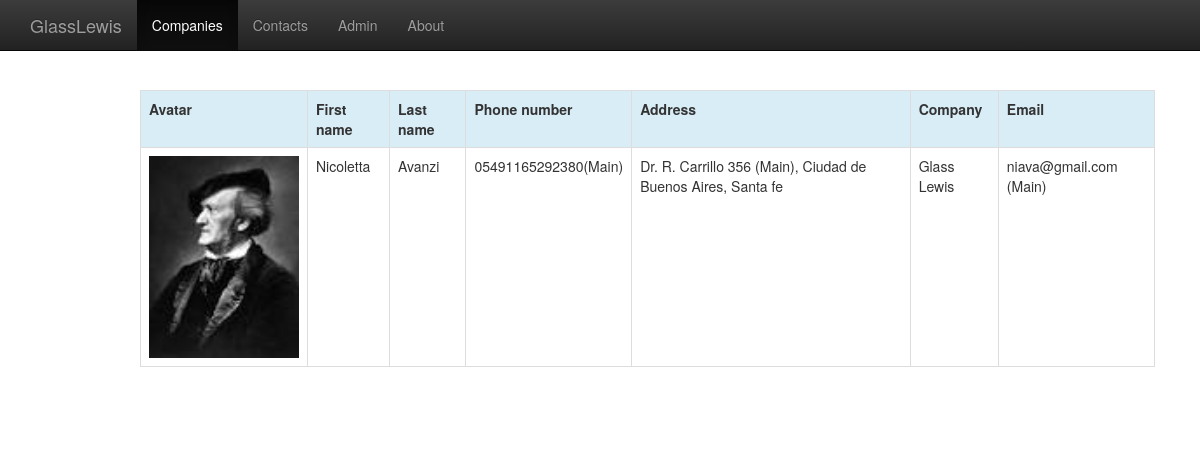
The page /contact/6/ on the database as committed earlier.
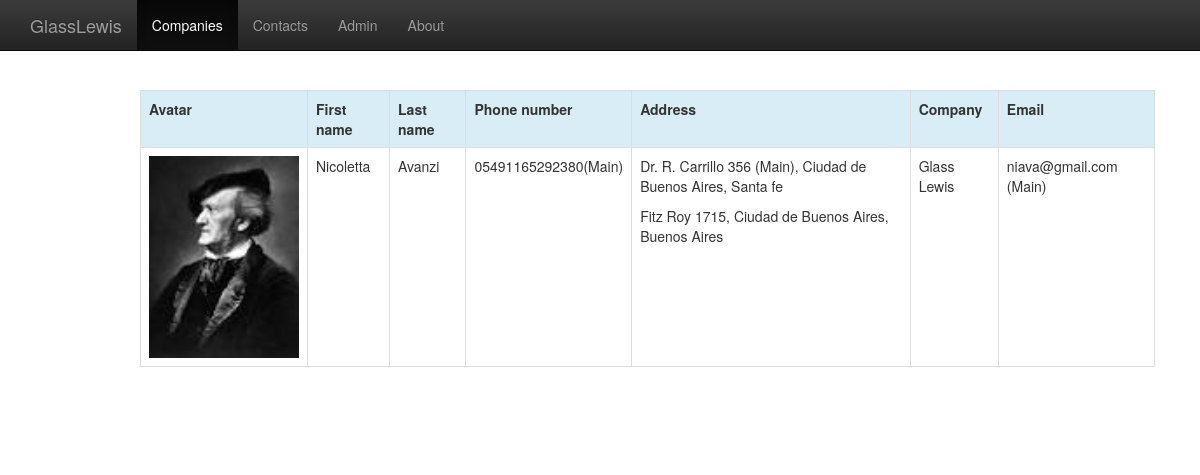
The same page on the database as committed later.
### contacts/models.py (models this page shows)
class Address(models.Model):
    contact = models.ForeignKey(Contact)
    address_type = models.CharField(
        max_length=10,
    )
    address = models.CharField(
        max_length=255,
    )
    city = models.CharField(
        max_length=255,
    )
    state = models.CharField(
        max_length=20,
    )
    postal_code = models.CharField(
        max_length=20,
    )
    main = models.BooleanField(default=False)
    class Meta:
        verbose_name = ("Address")
        verbose_name_plural = ("Addresses")

class Email(models.Model):
    contact = models.ForeignKey(Contact)
    email = models.EmailField(unique=True)
    main = models.BooleanField(default=False)
    class Meta:
        verbose_name = ("Email")
        verbose_name_plural = ("Emails")

### contacts/views.py (the view)
# urls.py: url(r'^contact/(?P<pk>[0-9]+)/$', views.contact_detail),
def contact_detail(request, pk=None):
    contact = Contact.objects.filter(id=pk)
    if contact.exists():
        contact = contact[0]
    return render(
        request,
        'contacts/contact_detail.html',
        {'contact': contact}
    )

### contacts/models.py (called while the page is built)
    def __unicode__(self):
        return "%s" % (self.name)

    @property
    def addresses(self):
        address = Address.objects.filter(contact=self)
        if address.exists():
            return address

    @property
    def phones(self):
        phones = Phone.objects.values("phone_number", "main").filter(
            contact=self,
        )
        if phones.exists():
            return phones

    @property
    def emails(self):
        email = Email.objects.values("email", "main").filter(contact=self)
        if email.exists():
            return email

### contacts/templates/contacts/contact_detail.html
{% extends 'contacts/base.html' %}
{% block content %}
  <div class="row">
    <div class="col-md-1"></div>
    <div class="col-md-11">
        <table class="table table-striped table-bordered">
           <tr>
             <th class="info">Avatar</th>
             <th class="info">First name</th>
             <th class="info">Last name</th>
             <th class="info">Phone number</th>
             <th class="info">Address</th>
             <th class="info">Company</th>
             <th class="info">Email</th>
          </tr>
          <tr>
            <td>
                {% if contact.avatar %}<img width="150" src="{{ contact.avatar.url }}" />
                {% elif not contact.avatar %}<p class="text-left"> Not picture</p>
                {% endif %}
              </td>
            <td><p class="text-left">{{ contact.first_name }}</p></td>
            <td><p class="text-left">{{ contact.last_name }}</p></td>
            <td>
            {% if contact.phones %}
              <table>
                  {% for phone in contact.phones %}
                  <tr>
                    <td><p class="text-left">{{ phone.phone_number }}</p></td>
                    <td><p class="text-left">{% if phone.main %} (Main){% endif %}</p></td>
                  </tr>
                  {% endfor %}
              </table>
            {% else %}
              <p class="text-left"> No phone number</p>
            {% endif %}
            </td>
            <td>
            {% if contact.addresses %}
              <table>
                  {% for address in contact.addresses %}
                  <tr>
                    <td><p class="text-left">{{ address.address }}{% if address.main %} (Main){% endif %}, {{ address.city }}, {{ address.state }}</p></td>
                  </tr>
                  {% endfor %}
              </table>
            {% else %}
              <p class="text-left"> No addresses </p>
            {% endif %}
            </td>
            <td><p class="text-left">{{ contact.company }}</p></td>
            <td>
            {% if contact.emails %}
              <table>
                  {% for email in contact.emails %}
                  <tr>
                    <td><p class="text-left">{{ email.email }}{% if email.main %} (Main){% endif %}</p></td>
                  </tr>
                  {% endfor %}
              </table>
            {% else %}
              <p class="text-left"> No email</p>
            {% endif %}
            </td>
          </tr>
        </table>
    </div>
  </div>
  <br>
{% endblock content %}

Rows that differ between the two databases and show on the page:
added Address: address "Fitz Roy 1715", city "Ciudad de Buenos Aires", state "Buenos Aires"
